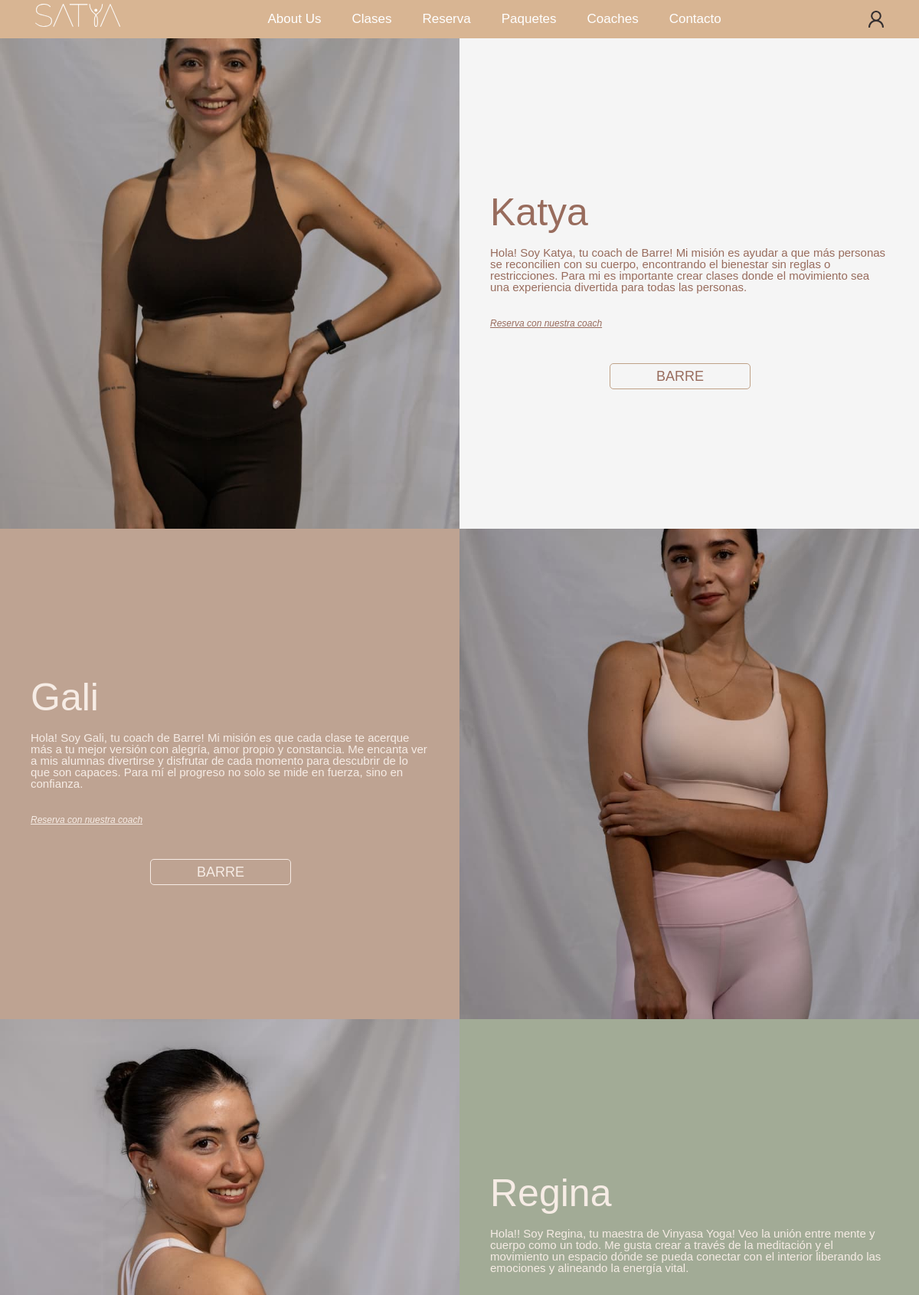
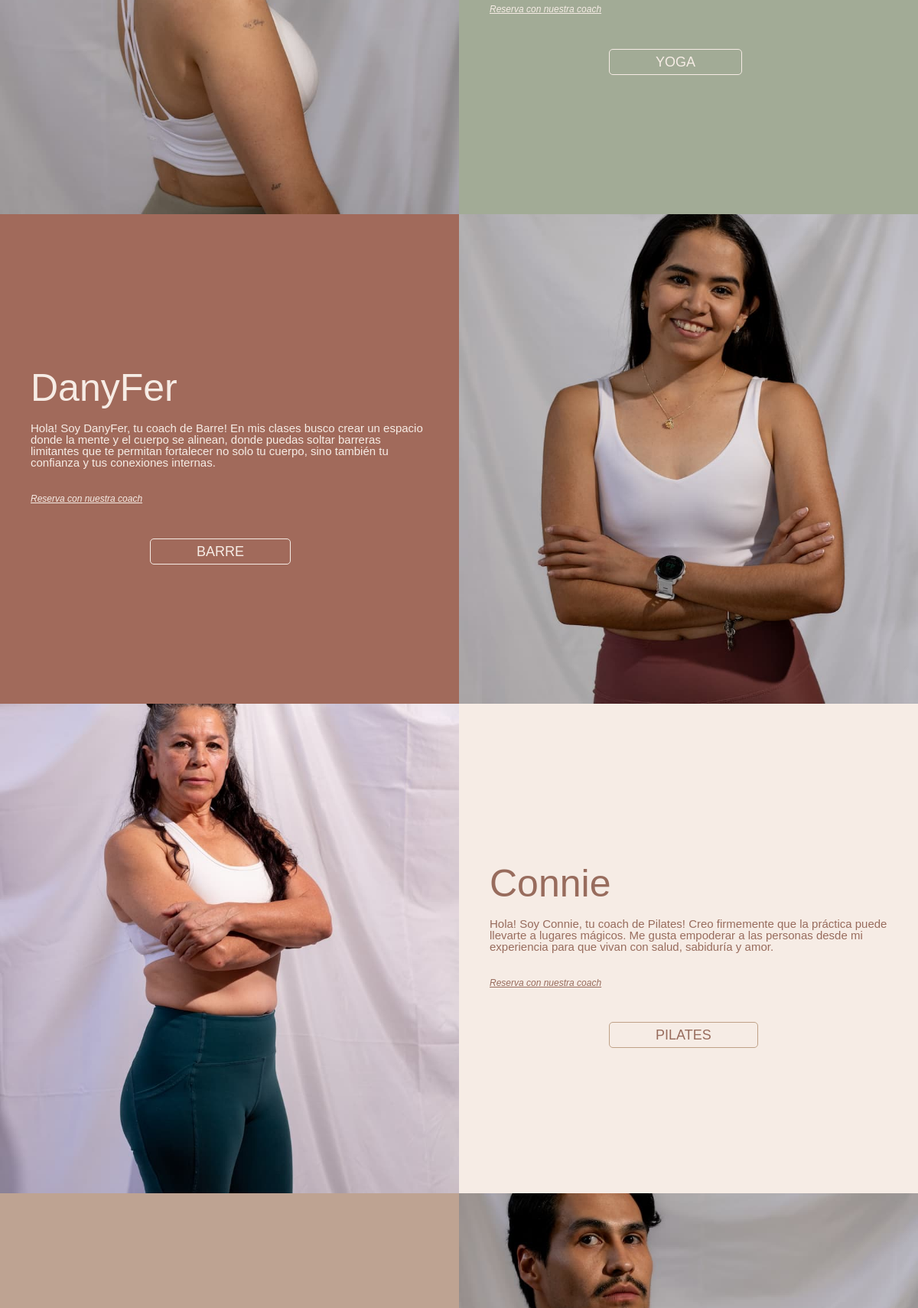
The app's page /coaches.php (upper part) with its own data (2 pictures, top to bottom).
### tables this page shows
CREATE TABLE `coaches` (
  `id` int(11) NOT NULL,
  `nombre_coach` varchar(255) NOT NULL,
  `descripcion_coach` text NOT NULL,
  `id_disciplina` int(11) DEFAULT NULL,
  `activo` int(11) NOT NULL,
  `fecha` datetime NOT NULL DEFAULT current_timestamp()
);

### coaches.php (the view, shortened to what this page needs)
<!DOCTYPE html>
<html lang="es">
<head>
    <link rel="stylesheet" href="./assets/css/style.css?v=<?php echo time(); ?>">
</head>
<body id="top">
    <?php include 'header.php'; ?>
    <main>
        <article>
            <?php
            include 'db.php';
            $idDisciplinas = [];
            $query = "SELECT id, nombre_coach, descripcion_coach, id_disciplina FROM coaches";
            $query2 = "SELECT id, nombre_disciplina FROM disciplinas";
            $resultado = $conn->query($query);
            $resultado2 = $conn->query($query2);
            $intercalador = 1;
            while ($fila2 = mysqli_fetch_assoc($resultado2)) {
                $idDisciplinas[$fila2['id']] = $fila2['nombre_disciplina'];
            }
            while ($fila = mysqli_fetch_assoc($resultado)) {
                $disciplina = isset($idDisciplinas[$fila['id_disciplina']])
                                ? $idDisciplinas[$fila['id_disciplina']]
                                : 'Disciplina desconocida';
                $coachPath = "./assets/images/coaches/" . $fila['id'] . ".mp4";
                $defaultPath = "./assets/images/coaches/pro/" . $fila['id'] . ".png";
                if (!file_exists($coachPath)) {
                    $imgC = '<img src="'. $defaultPath .'" alt="Foto Coach" style="width: 100%; height: 100%; object-fit: cover;">';
                }else{
                    $imgC = '<video autoplay loop muted playsinline style="width: 100%; height: 100%; object-fit: cover;"
                                poster="./assets/images/hero.png">
                                <source src="' . $coachPath . '" type="video/mp4">
                                Your browser does not support the video tag.
                            </video>';
                }
                if ($intercalador == 1) {
                    echo '
                        <section class="training-for-life-section coach coach1">
                            <div class="image-side">
                                ' . $imgC . '
                            </div>
                            <div class="text-side color-coach">
                                <div>
                                    <h3><span>'. $fila['nombre_coach'] .'</span></h3>
                                    <p>
                                        '. $fila['descripcion_coach'] .'
                                    </p>
                                    <a href="reserva.php">Reserva con nuestra coach</a>
                                    <a href="reserva.php" class="discipline-coach">'. $disciplina .'</a>
                                </div>
                            </div>
                        </section>
                    ';
                    $intercalador = 0;
                } else {
                    echo '
                        <section class="training-for-life-section coach coach2">
                            <div class="text-side color-coach">
                                <div>
                                    <h3><span>'. $fila['nombre_coach'] .'</span></h3>
                                    <p>
                                        '. $fila['descripcion_coach'] .'
                                    </p>
                                    <a href="reserva.php">Reserva con nuestra coach</a>
                                    <a href="reserva.php" class="discipline-coach">'. $disciplina .'</a>
                                </div>
                            </div>
                            <div class="image-side">
                               ' . $imgC . '
                            </div>
                        </section>
                    ';
                    $intercalador = 1;
                }
            }
        ?>
        </article>
    </main>
</body>
</html>

### header.php (shortened to what this page needs)
<header class="header header-desktop" data-header>
<div class="container">
  <a href="index.php" class="logo">
  </a>
  <nav class="navbar">
      <ul class="navbar-list">
        <li class="navbar-item">
          <a href="aboutus.php" class="navbar-link title-md">About Us</a>
        </li>
        <li class="navbar-item">
          <a href="clases.php" class="navbar-link title-md">Clases</a>
        </li>
        <li class="navbar-item">
          <a href="reserva.php" class="navbar-link title-md">Reserva</a>
        </li>
        <li class="navbar-item">
          <a href="paquetes.php" class="navbar-link title-md">Paquetes</a>
        </li>
        <li class="navbar-item">
          <a href="coaches.php" class="navbar-link title-md">Coaches</a>
        </li>
        <li class="navbar-item">
          <a href="contacto.php" class="navbar-link title-md">Contacto</a>
        </li>
      </ul>
      </nav>
  <div class="container-profile-menu">
    <?php
    if (empty($_SESSION['idUser']) || empty($_SESSION['nombre'])) {
        echo '<div class="login-bolsa-navbar">
            <a href="login.php" style="display: flex;align-items: baseline;gap: 3px;">
              <img src="assets/images/svg/login.svg" alt="login icon">
            </a>
          </div>';
    }
    ?>
  </div>
</div>
</header>

### records on screen
coaches: shows a picture, nombre_coach "Katya", descripcion_coach "Hola! Soy Katya, tu coach de Barre! Mi misión es ayudar a que más personas se reconcilien con su cuerpo, encontrando el bienestar sin reglas o restricciones. Para mi es importante crear clases donde el movimiento sea una experiencia divertida para todas las personas.", id_disciplina "BARRE"
coaches: nombre_coach "Gali", descripcion_coach "Hola! Soy Gali, tu coach de Barre! Mi misión es que cada clase te acerque más a tu mejor versión con alegría, amor propio y constancia. Me encanta ver a mis alumnas divertirse y disfrutar de cada momento para descubrir de lo que son capaces. Para mí el progreso no solo se mide en fuerza, sino en confianza.", id_disciplina "BARRE", shows a picture
coaches: shows a picture, nombre_coach "Regina", descripcion_coach "Hola!! Soy Regina, tu maestra de Vinyasa Yoga! Veo la unión entre mente y cuerpo como un todo. Me gusta crear a través de la meditación y el movimiento un espacio dónde se pueda conectar con el interior liberando las emociones y alineando la energía vital.", id_disciplina "YOGA"
coaches: nombre_coach "DanyFer", descripcion_coach "Hola! Soy DanyFer, tu coach de Barre! En mis clases busco crear un espacio donde la mente y el cuerpo se alinean, donde puedas soltar barreras limitantes que te permitan fortalecer no solo tu cuerpo, sino también tu confianza y tus conexiones internas.", id_disciplina "BARRE", shows a picture
coaches: shows a picture, nombre_coach "Connie", descripcion_coach "Hola! Soy Connie, tu coach de Pilates! Creo firmemente que la práctica puede llevarte a lugares mágicos. Me gusta empoderar a las personas desde mi experiencia para que vivan con salud, sabiduría y amor.", id_disciplina "PILATES"
coaches: shows a picture
